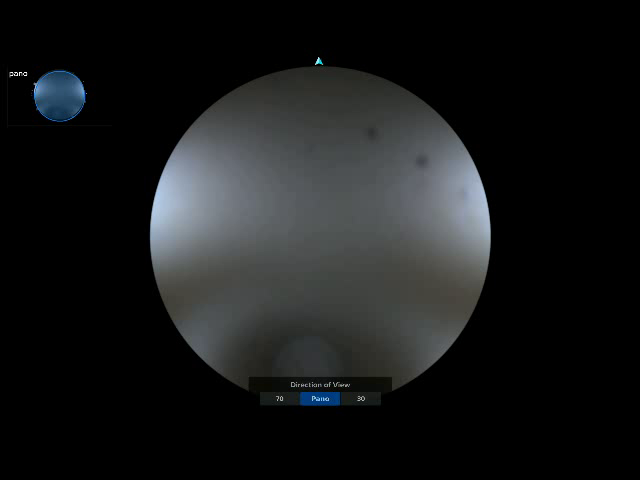
#> input picture frame 48 of Consolidated/source/savedVideo7.mp4, 640 x 480 px, given in place of green flash and lag.mp4, which was not available
$ python consolidated.py
#> lines starting #> are read from the running program, lines starting #| are printed output that depends on the picture; pictures that were not available may be replaced by others from this repository, and a replacement may not be noted
#> further down, frame is the input picture: shape (480, 640, 3); mean B, G, R 25.5, 25, 23.6
### greenScripts/greenScreen.py
import cv2
import os
import time
import numpy as np

start_time = time.time()

def checkGreenFrame(frame):
    BRthreshold = 50
    Gthreshold = 100
    miniMapTopLeft = np.array([63, 35])
    miniMapBottomRight = np.array([416, 664])
    miniMapMiddleCord = np.add(miniMapTopLeft, np.subtract(miniMapBottomRight, miniMapTopLeft)//2)
    height, width = frame.shape[:2]
#> height = 480; width = 640
    Bframemiddle = frame[height//2, width//2, 0]
#> Bframemiddle = 82
    Gframemiddle = frame[height//2, width//2, 1]
#> Gframemiddle = 83
    Rframemiddle = frame[height//2, width//2, 2]
#> Rframemiddle = 78
    Bminimapmiddle = frame[miniMapMiddleCord[1], miniMapMiddleCord[0], 0]
#> Bminimapmiddle = 50
    Gminimapmiddle = frame[miniMapMiddleCord[1], miniMapMiddleCord[0], 1]
#> Gminimapmiddle = 53
    Rminimapmiddle = frame[miniMapMiddleCord[1], miniMapMiddleCord[0], 2]
#> Rminimapmiddle = 51

    if(Bframemiddle < BRthreshold) and (Gframemiddle > Gthreshold) and (Rframemiddle < BRthreshold):
        return 1
        #print('Non Minimap Green Screen Error Found at: ', round((currentFrame/fps), 4), 'seconds')
    elif(Bminimapmiddle < BRthreshold) and (Gminimapmiddle > Gthreshold) and (Rminimapmiddle < BRthreshold):
        return 2
        #print('Minimap Green Screen Error Found at: ', round((currentFrame/fps), 4), 'seconds')

# [52 lines left out: function checkGreen, not called in this run]

#Main Function with Test
# [5 lines that do not run on import are left out]

### Consolidated/consolidated.py
import cv2
import os
import numpy as np
import time
import matplotlib.pyplot as plt
from greenScripts.greenScreen import checkGreenFrame

start_time = time.time()

#OpenCV Declaration
video = cv2.VideoCapture("C:/Users/zionc/Documents/Arthrex/green flash and lag.mp4")
totalFrames = video.get(cv2.CAP_PROP_FRAME_COUNT)
fps = video.get(cv2.CAP_PROP_FPS)

if not video.isOpened():
    print("Video could not be opened")

while video.isOpened():
    currentFrame = video.get(cv2.CAP_PROP_POS_FRAMES)
    frameRead, frame = video.read()
    if not frameRead:
        break

    greenState = checkGreenFrame(frame)
    if(greenState == 1):
        print('Non Minimap Green Screen Error Found at: ', round((currentFrame/fps), 4), 'seconds')
    elif(greenState == 2):
        print('Minimap Green Screen Error Found at: ', round((currentFrame/fps), 4), 'seconds')

    #Resize from 4K into 1080p (My Monitor Only Supports 1080p)
    displayFrame = cv2.resize(frame, (960, 540))
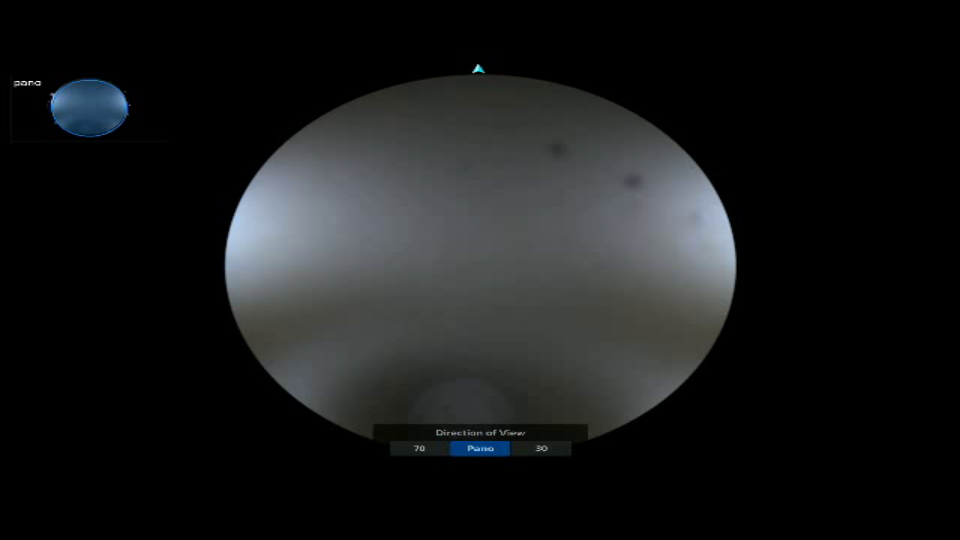
#> displayFrame: shape (540, 960, 3); mean B, G, R 25.5, 25, 23.6

    #Show the Individual Frame
    cv2.imshow('Surgery Video', displayFrame)

    #Press q to break
    if cv2.waitKey(25) & 0xFF == ord('q'): # Press 'q' to exit
#> (key q is pressed here)
        break

print("--- %s seconds ---" % (time.time() - start_time))

$ run again, starting later in the video
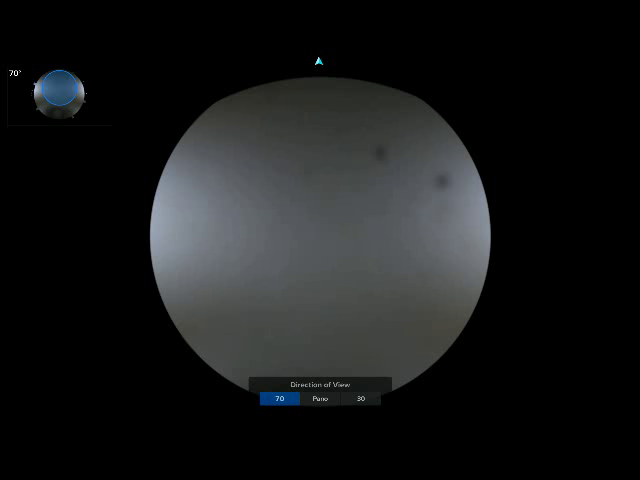
#> input picture frame 219 of Consolidated/source/savedVideo7.mp4, 640 x 480 px, given in place of green flash and lag.mp4, which was not available
#> frame is the input picture: shape (480, 640, 3); mean B, G, R 25, 24.5, 23.3
#> Bframemiddle = 90
#> Gframemiddle = 88
#> Rframemiddle = 84
#> Bminimapmiddle = 73
#> Rminimapmiddle = 71
#> `displayFrame = cv2.resize(frame, (960, 540))`:
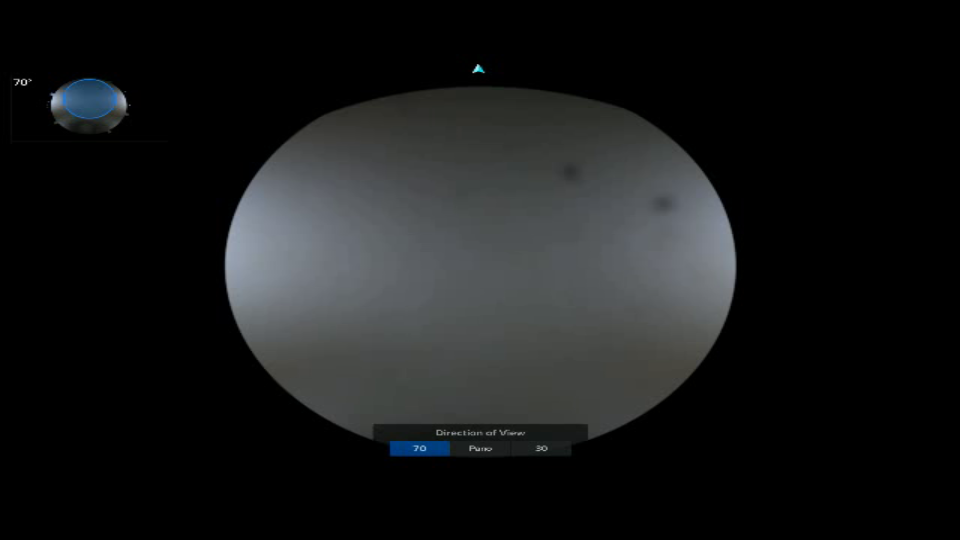
#> displayFrame: shape (540, 960, 3); mean B, G, R 24.9, 24.5, 23.3
